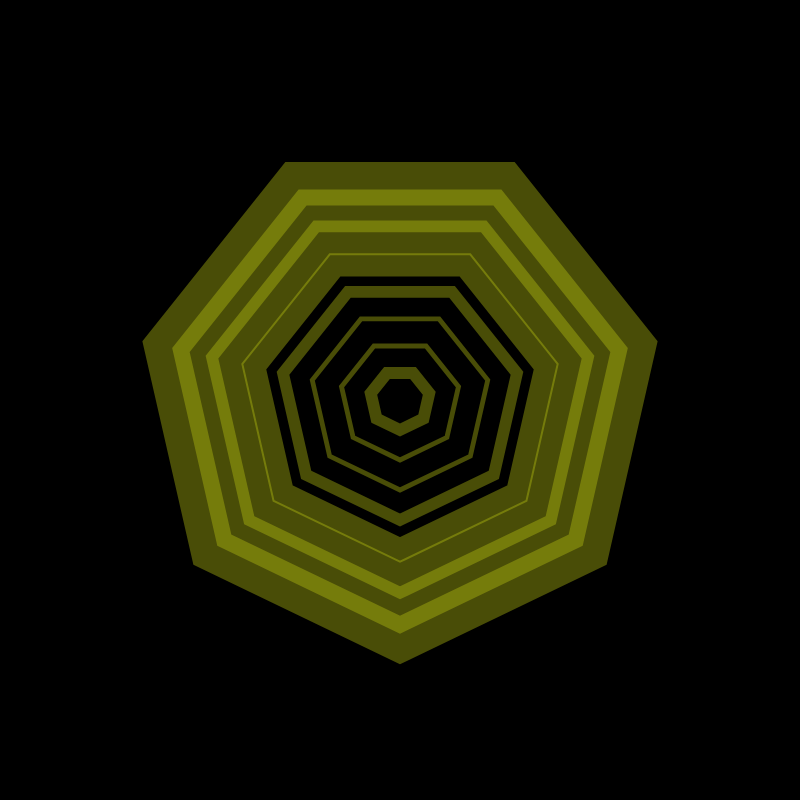
Frame 1 (no input)
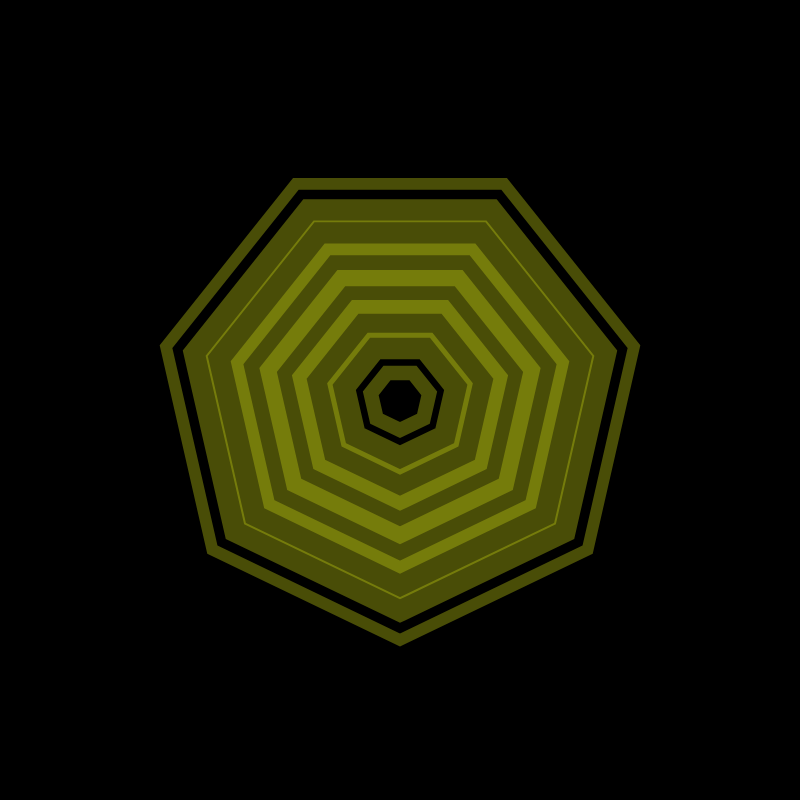
Frame 60 (no input)
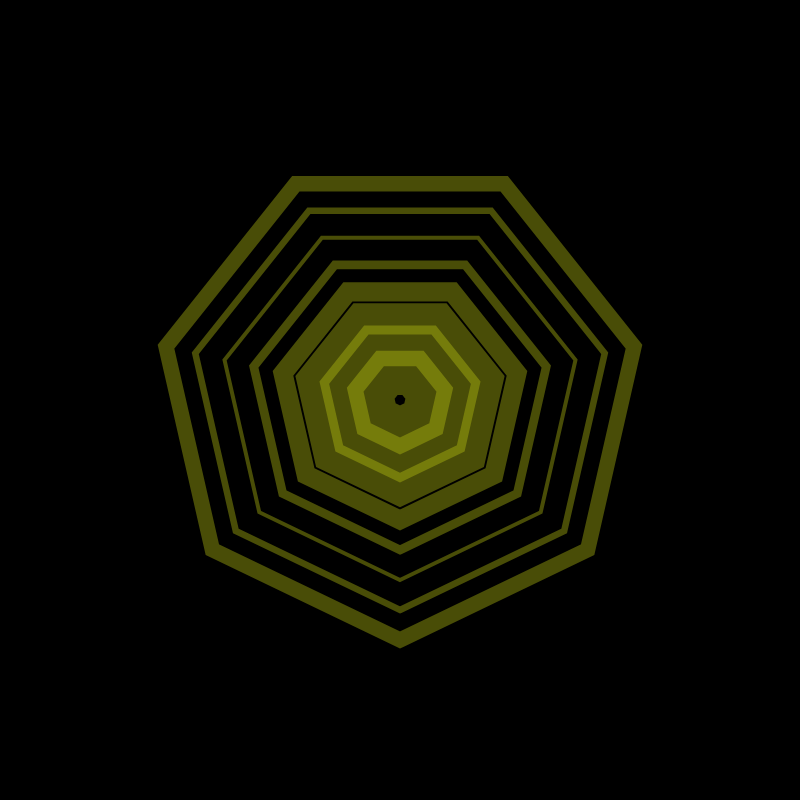
Frame 120 (the mouse pressed at the canvas centre since frame 60)

The p5.js sketch that drew these frames (run headless with seeded random() and noise() and a simulated clock; from frame 60 on, the mouse is pressed at the canvas centre):

// p5.js sketch
// ── sketch.js
function setup() {
    createCanvas(800, 800);
}

function draw() {
    background(0);
    noFill();
    stroke( 186, 197, 18, 100);
    for(var i = 1; i <= 8; i ++) {
        var deg = (millis() + 300 * i) / 8.55;
        var rad = radians(deg);
        var pingPong = sin(rad);

        var sw = map(pingPong, -1, 1, 44.2, 3.9);
        strokeWeight(sw);
        drawPolygon(width/2, height/2, i*30, 7);
    }
}

function drawPolygon(cx, cy, r, count) {
    push();
    translate(cx, cy);
    beginShape();
    for (var i = 0; i <= count; i ++) {
        var unit = 360 / count;
        var x = r * sin(radians(unit * i));
        var y = r * cos(radians(unit * i));
        vertex(x, y);
    }
    endShape(CLOSE);
    pop();
}
